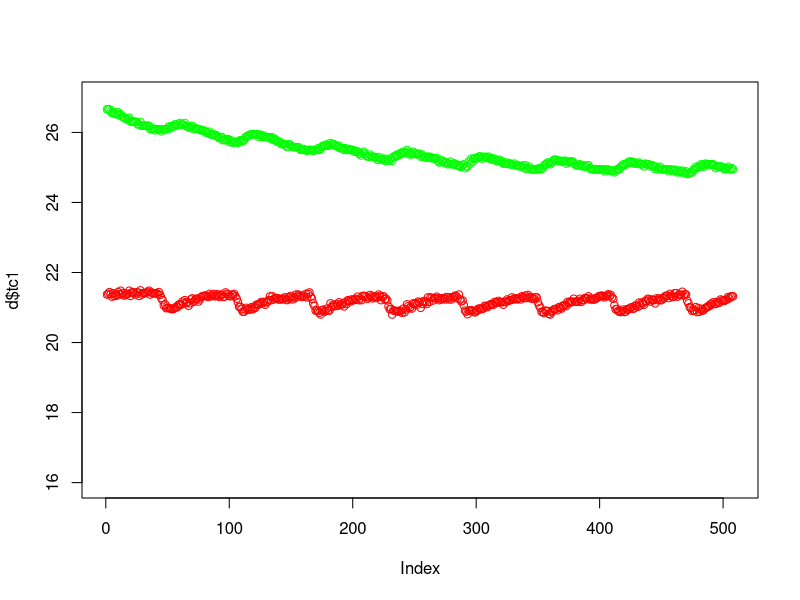
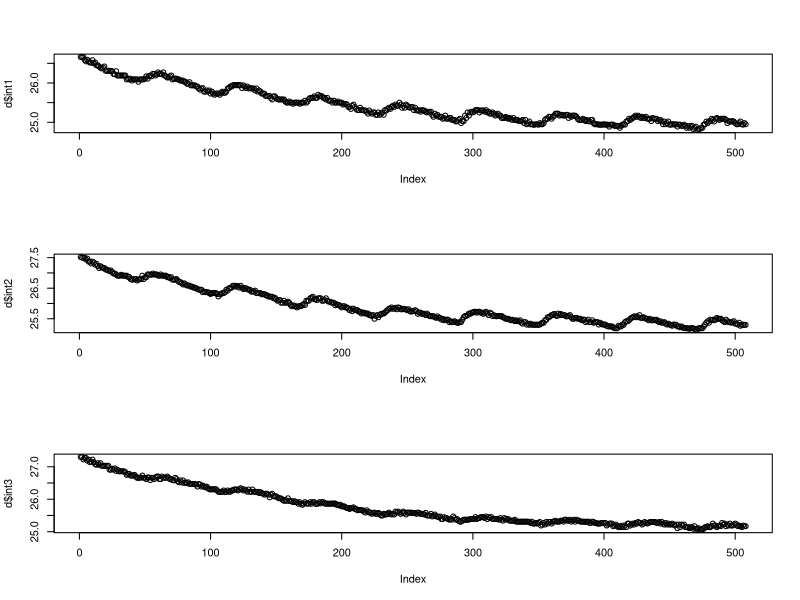
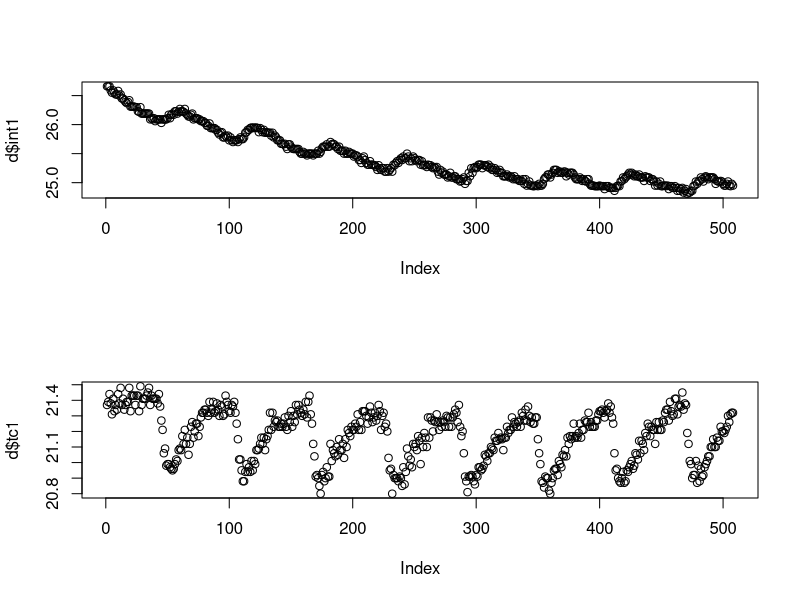
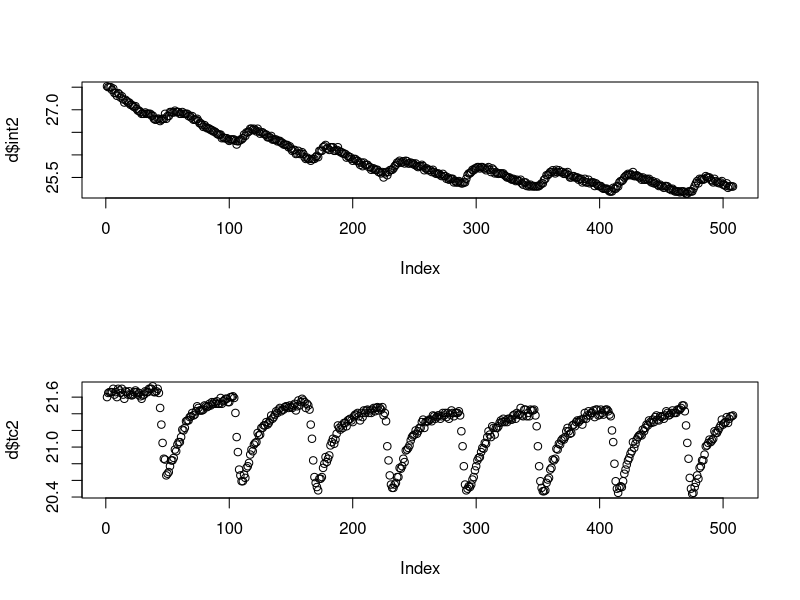
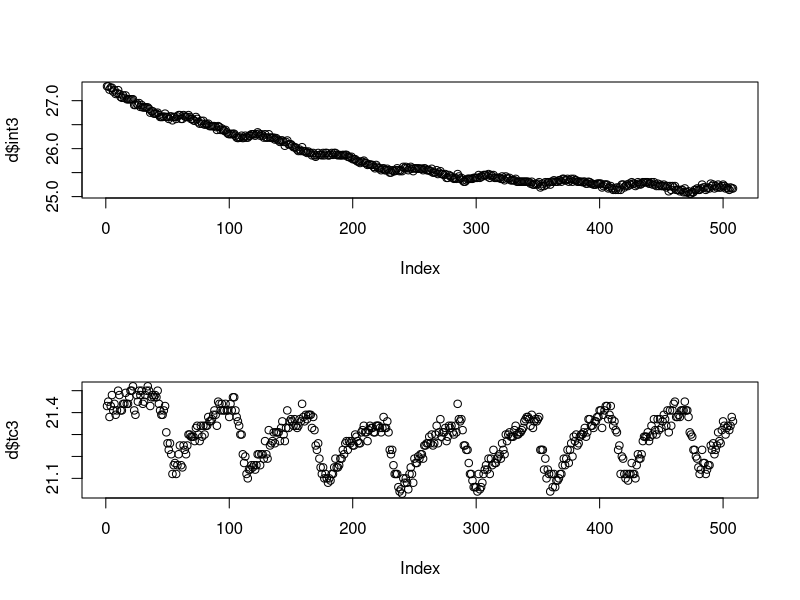
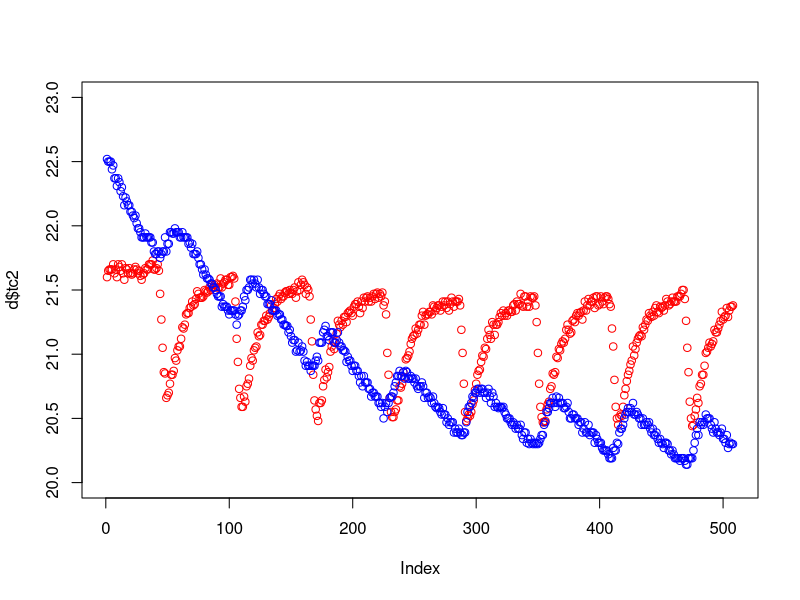
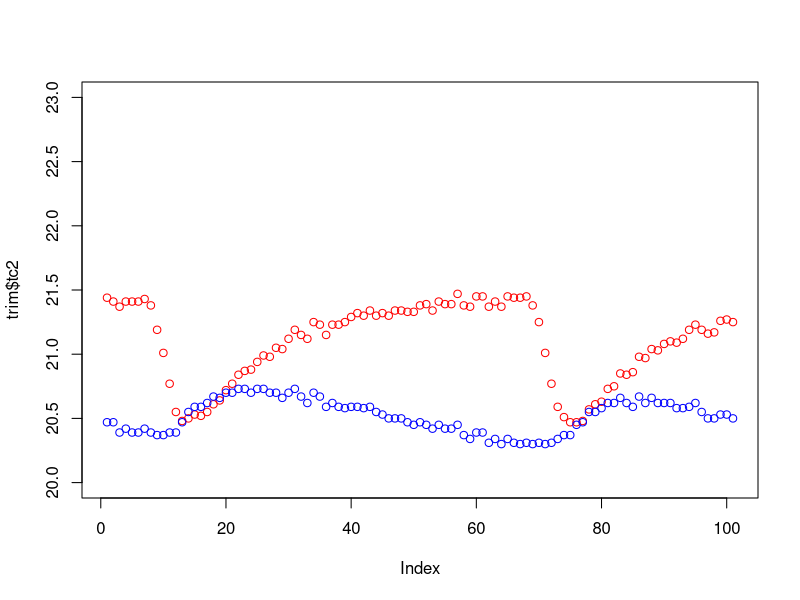

Source code (R) for these figures, in order:
setwd("~/Documents/Projects/UAF/sap-flux/data/2017-03-08-invert-testing/")
d = data.frame(read.csv("test_10ohm_air_noRes_inWater_typeT_onChip_Route_probes.csv"))
names(d) <- c("tc1", "tc2", "tc3", "int1", "int2", "int3")
par(mfrow=c(1,1))
plot(d$tc1, col="red", ylim=c(16, 27))
points(d$int1, col="green")
par(mfrow=c(3,1))
plot(d$int1)
plot(d$int2)
plot(d$int3)

par(mfrow=c(2,1))
plot(d$int1)
plot(d$tc1)
plot(d$int2)
plot(d$tc2)
plot(d$int3)
plot(d$tc3)

d$int2_mod = d$int2-5
par(mfrow=c(1,1))
plot(d$tc2, col="red", ylim=c(20, 23))
points(d$int2_mod, col="blue")

d[1:4,]
trim = d[280:380,]
plot(trim$tc2, col="red", ylim=c(20, 23))
points(trim$int2_mod, col="blue")
